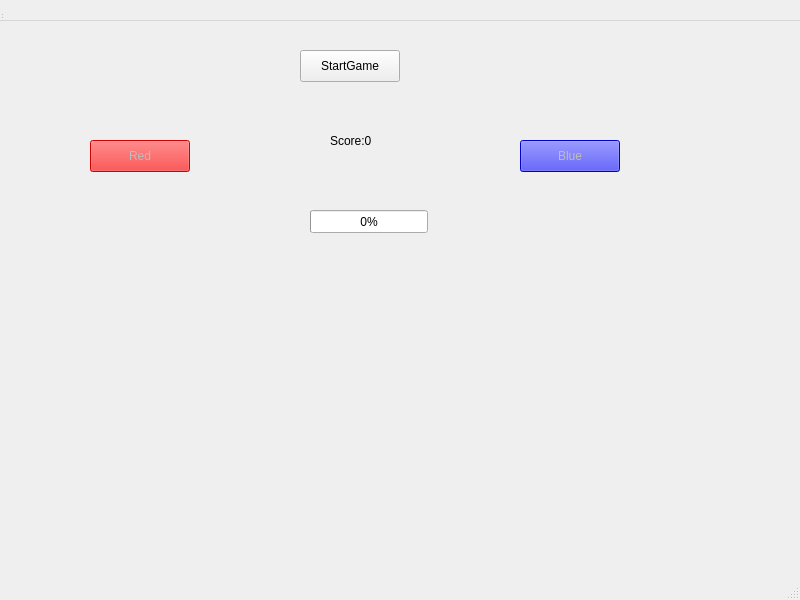
<?xml version="1.0" encoding="UTF-8"?>
<ui version="4.0">
 <class>MainWindow</class>
 <widget class="QMainWindow" name="MainWindow">
  <property name="geometry">
   <rect>
    <x>0</x>
    <y>0</y>
    <width>800</width>
    <height>600</height>
   </rect>
  </property>
  <property name="windowTitle">
   <string>MainWindow</string>
  </property>
  <widget class="QWidget" name="centralwidget">
   <widget class="QWidget" name="centralwidget_2" native="true">
    <property name="geometry">
     <rect>
      <x>0</x>
      <y>0</y>
      <width>740</width>
      <height>593</height>
     </rect>
    </property>
    <widget class="QPushButton" name="startButton">
     <property name="geometry">
      <rect>
       <x>300</x>
       <y>50</y>
       <width>100</width>
       <height>32</height>
      </rect>
     </property>
     <property name="text">
      <string>StartGame</string>
     </property>
    </widget>
    <widget class="QLabel" name="scoreLabel">
     <property name="geometry">
      <rect>
       <x>330</x>
       <y>130</y>
       <width>58</width>
       <height>21</height>
      </rect>
     </property>
     <property name="text">
      <string>Score:0</string>
     </property>
    </widget>
    <widget class="QPushButton" name="redButton">
     <property name="enabled">
      <bool>false</bool>
     </property>
     <property name="geometry">
      <rect>
       <x>90</x>
       <y>140</y>
       <width>100</width>
       <height>32</height>
      </rect>
     </property>
     <property name="styleSheet">
      <string notr="true">QPushButton { background-color: red; }</string>
     </property>
     <property name="text">
      <string>Red</string>
     </property>
    </widget>
    <widget class="QPushButton" name="blueButton">
     <property name="enabled">
      <bool>false</bool>
     </property>
     <property name="geometry">
      <rect>
       <x>520</x>
       <y>140</y>
       <width>100</width>
       <height>32</height>
      </rect>
     </property>
     <property name="styleSheet">
      <string notr="true">QPushButton { background-color: blue; }</string>
     </property>
     <property name="text">
      <string>Blue</string>
     </property>
    </widget>
    <widget class="QProgressBar" name="progressBar">
     <property name="geometry">
      <rect>
       <x>310</x>
       <y>210</y>
       <width>118</width>
       <height>23</height>
      </rect>
     </property>
     <property name="value">
      <number>0</number>
     </property>
    </widget>
    <widget class="QLabel" name="messageLabel">
     <property name="geometry">
      <rect>
       <x>310</x>
       <y>160</y>
       <width>91</width>
       <height>41</height>
      </rect>
     </property>
     <property name="text">
      <string/>
     </property>
    </widget>
    <widget class="QLabel" name="turret">
     <property name="geometry">
      <rect>
       <x>150</x>
       <y>280</y>
       <width>421</width>
       <height>181</height>
      </rect>
     </property>
     <property name="text">
      <string/>
     </property>
     <property name="pixmap">
      <pixmap resource="resources.qrc">:/turret.png</pixmap>
     </property>
     <property name="alignment">
      <set>Qt::AlignmentFlag::AlignCenter</set>
     </property>
    </widget>
   </widget>
   <widget class="QMenuBar" name="menubar_2">
    <property name="geometry">
     <rect>
      <x>0</x>
      <y>0</y>
      <width>800</width>
      <height>21</height>
     </rect>
    </property>
   </widget>
   <widget class="QStatusBar" name="statusbar_2">
    <property name="geometry">
     <rect>
      <x>0</x>
      <y>0</y>
      <width>3</width>
      <height>20</height>
     </rect>
    </property>
   </widget>
  </widget>
  <widget class="QMenuBar" name="menubar">
   <property name="geometry">
    <rect>
     <x>0</x>
     <y>0</y>
     <width>800</width>
     <height>21</height>
    </rect>
   </property>
  </widget>
  <widget class="QStatusBar" name="statusbar"/>
 </widget>
 <resources>
  <include location="resources.qrc"/>
 </resources>
 <connections/>
</ui>
